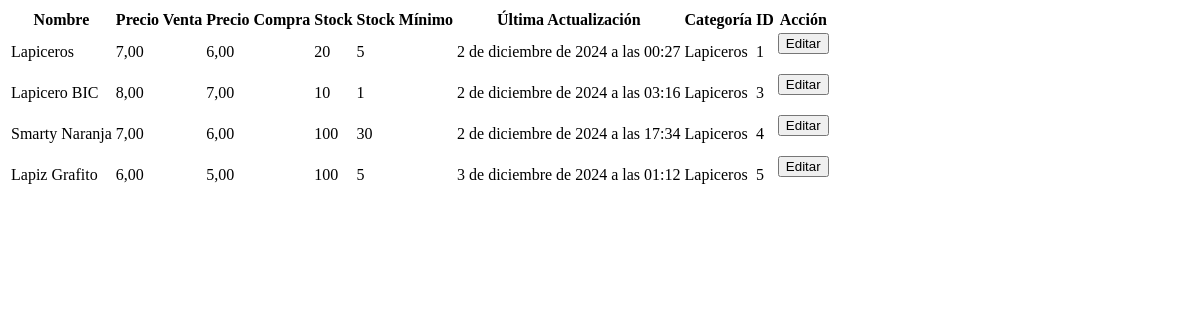
Before: /products/inventory/ (signed in) with the older database file.
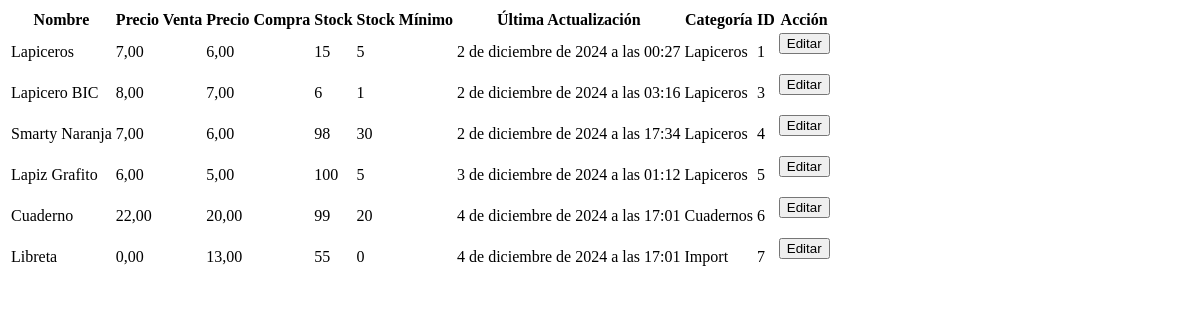
After: the same page with the newer database file.
### backend/models.py (models this page shows, shortened)
class Producto(models.Model):
    nombre = models.CharField(max_length=100)
    precio_venta = models.DecimalField(max_digits=10, decimal_places=2)
    precio_compra = models.DecimalField(max_digits=10, decimal_places=2)
    descripcion = models.TextField(blank=True, null=True)
    stock_minimo = models.IntegerField()
    stock = models.IntegerField()
    ultima_actualizacion = models.DateTimeField(auto_now_add=True)
    categoria = models.ForeignKey(Categoria, on_delete=models.CASCADE)
    proveedores = models.ManyToManyField(Proveedor, through='ProductoProveedor')
    imagen = models.ImageField(upload_to='productos/', blank=True, null=True)

class Categoria(models.Model):
    nombre = models.CharField(max_length=100)
    descripcion = models.TextField(blank=True, null=True)
    created_by = models.ForeignKey(User, on_delete=models.CASCADE)
    imagen = models.ImageField(upload_to='categorias/', blank=True, null=True)
    def __str__(self):
        return self.nombre

### backend/views.py (the view)
# urls.py: path('products/inventory/', login_required(Inventory), name='Inventory'),
def Inventory(request):
    items = Producto.objects.all()
    if request.method == 'POST':
        pass
    else:
        return render(request, 'Inventory.html', {'items':items})

### backend/templates/Inventory.html
<table>
    <thead>
        <tr>
            <th>Nombre</th>
            <th>Precio Venta</th>
            <th>Precio Compra</th>
            <th>Stock</th>
            <th>Stock Mínimo</th>
            <th>Última Actualización</th>
            <th>Categoría</th>
            <th>ID</th>
            <th>Acción</th>
        </tr>
    </thead>
    <tbody>
        {% for item in items %}
        <tr>
            <td>{{ item.nombre }}</td>
            <td>{{ item.precio_venta }}</td>
            <td>{{ item.precio_compra }}</td>
            <td>{{ item.stock }}</td>
            <td>{{ item.stock_minimo }}</td>
            <td>{{ item.ultima_actualizacion }}</td>
            <td>{{ item.categoria }}</td>
            <td>{{ item.id }}</td>
            <td>
                <form method="get" action="/products/edit/{{ item.id }}/">
                    <button type="submit">Editar</button>
                </form>
            </td>
        </tr>
        {% endfor %}
    </tbody>
</table>

Changed rows visible on the page:
changed Producto "2 de diciembre de 2024 a las 00:27": stock "20" → "15"
changed Producto "Lapicero BIC": stock "10" → "6"
changed Producto "Smarty Naranja": stock "100" → "98"
added Producto: nombre "Cuaderno", precio_venta "22,00", precio_compra "20,00", stock "99", stock_minimo "20", ultima_actualizacion "4 de diciembre de 2024 a las 17:01", categoria "Cuadernos", id "6"
added Producto: nombre "Libreta", precio_venta "0,00", precio_compra "13,00", stock "55", stock_minimo "0", ultima_actualizacion "4 de diciembre de 2024 a las 17:01", categoria "Import", id "7"
